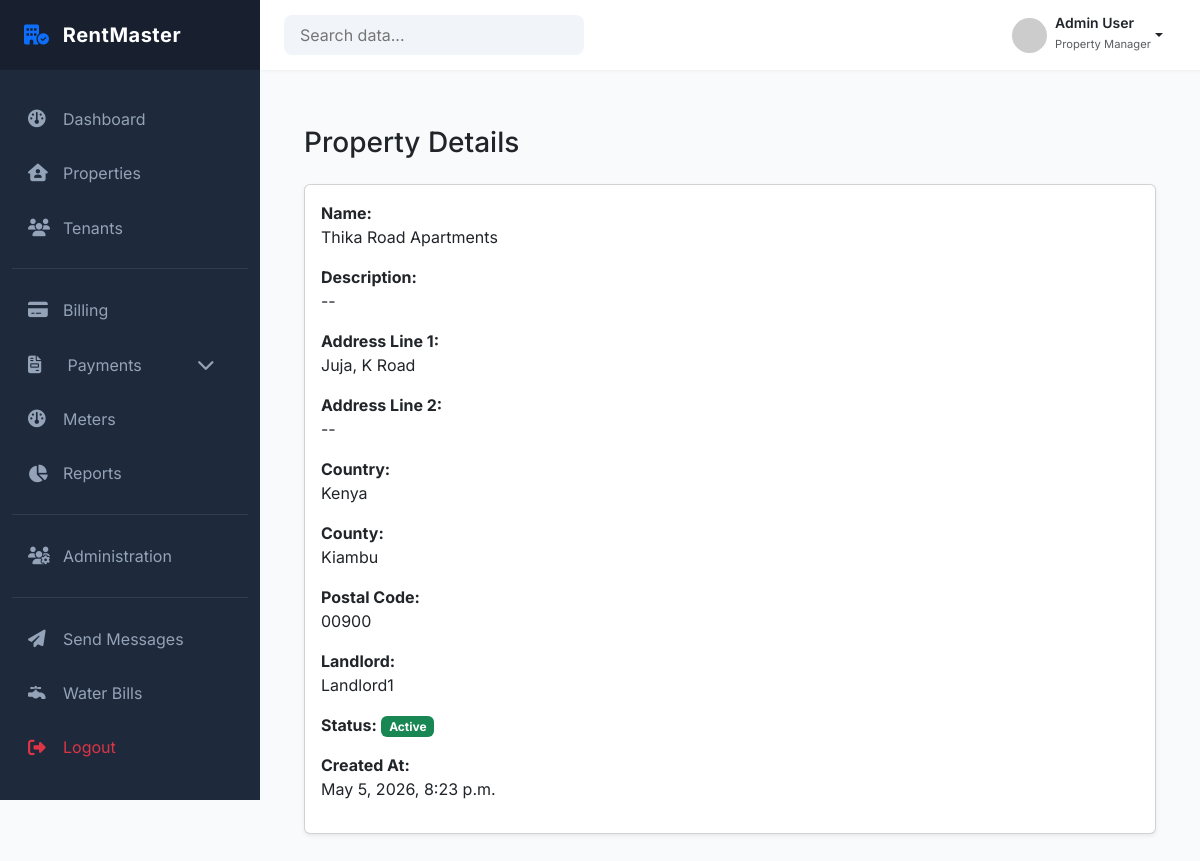
Before: /properties/1/ (signed in) with the older database file.
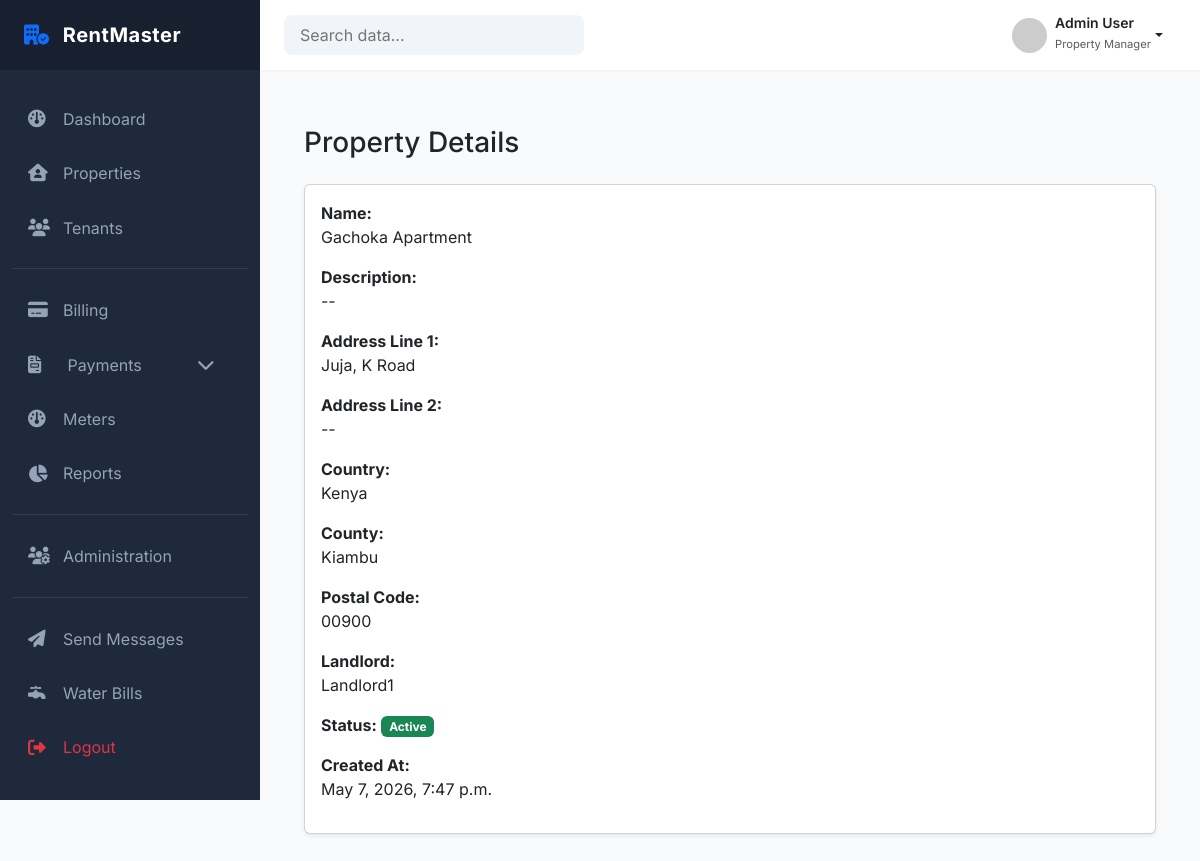
After: the same page with the newer database file.
### properties/models.py (models this page shows, shortened)
class Property(models.Model):
    landlord = models.ForeignKey(
        settings.AUTH_USER_MODEL,
        on_delete=models.PROTECT,
        related_name="properties",
        limit_choices_to={"role": "LANDLORD"}
    )
    name = models.CharField(max_length=150)
    description = models.TextField(blank=True)
    address_line_1 = models.CharField(max_length=250)
    address_line_2 = models.CharField(max_length=255, blank=True)
    country = models.CharField(max_length=100)
    county = models.CharField(max_length=100, blank=True)
    postal_code = models.CharField(max_length=20, blank=True)
    is_active = models.BooleanField(default=True)
    created_at = models.DateTimeField(auto_now_add=True)
    updated_at = models.DateTimeField(auto_now=True)
    class Meta:
        constraints = [
            UniqueConstraint(
                fields=["landlord", "name"],
                name="unique_property_name_per_landlord"
            )
        ]
        ordering = ["-created_at"]

### accounts/models.py (models this page shows, shortened)
class User(AbstractUser):
    role = models.CharField(
        max_length=20,
        choices=Role.choices,
        default=Role.SYSTEM_ADMIN
    )
    phone_number = models.CharField(max_length=20, blank=True)
    landlord = models.ForeignKey(
        "self",
        null=True,
        blank=True,
        on_delete=models.PROTECT,
        limit_choices_to={"role": "LANDLORD"},
        related_name="caretakers"
    )
    created_at = models.DateTimeField(auto_now_add=True)

### properties/views.py (the view)
# urls.py: path('<int:property_id>/', views.property_detail, name='property_detail'),
@login_required
def property_detail(request, property_id):
    property = get_property_details(
        user=request.user,
        property_id=property_id
    )
    return render(request, "properties/property_detail.html", {
        "property": property
    })

### properties/services/property_service.py (called while the page is built)
def get_property_details(*, user, property_id):
    property = get_object_or_404(
        Property.objects.select_related("landlord"),
        id=property_id
    )
    return property

### templates/properties/property_detail.html
{% extends 'dashboard/base_dashboard.html' %}
{% block content %}
<div class="container py-4">
  <h3 class="mb-4">Property Details</h3>
  <div class="card shadow-sm">
    <div class="card-body">
      <div class="mb-3">
        <label class="fw-bold">Name:</label>
        <p>{{ property.name }}</p>
      </div>
      <div class="mb-3">
        <label class="fw-bold">Description:</label>
        <p>{{ property.description|default:"--" }}</p>
      </div>
      <div class="mb-3">
        <label class="fw-bold">Address Line 1:</label>
        <p>{{ property.address_line_1 }}</p>
      </div>
      <div class="mb-3">
        <label class="fw-bold">Address Line 2:</label>
        <p>{{ property.address_line_2|default:"--" }}</p>
      </div>
      <div class="mb-3">
        <label class="fw-bold">Country:</label>
        <p>{{ property.country }}</p>
      </div>
      <div class="mb-3">
        <label class="fw-bold">County:</label>
        <p>{{ property.county|default:"--" }}</p>
      </div>
      <div class="mb-3">
        <label class="fw-bold">Postal Code:</label>
        <p>{{ property.postal_code|default:"--" }}</p>
      </div>
      <div class="mb-3">
        <label class="fw-bold">Landlord:</label>
        <p>{{ property.landlord.username }}</p>
      </div>
      <div class="mb-3">
        <label class="fw-bold">Status:</label>
        {% if property.is_active %}
          <span class="badge bg-success">Active</span>
        {% else %}
          <span class="badge bg-secondary">Inactive</span>
        {% endif %}
      </div>
      <div class="mb-3">
        <label class="fw-bold">Created At:</label>
        <p>{{ property.created_at }}</p>
      </div>
    </div>
  </div>
</div>
{% endblock %}

Changed rows visible on the page:
changed Property "Juja, K Road": name "Thika Road Apartments" → "Gachoka Apartment"; created_at "May 5, 2026, 8:23 p.m." → "May 7, 2026, 7:47 p.m."
